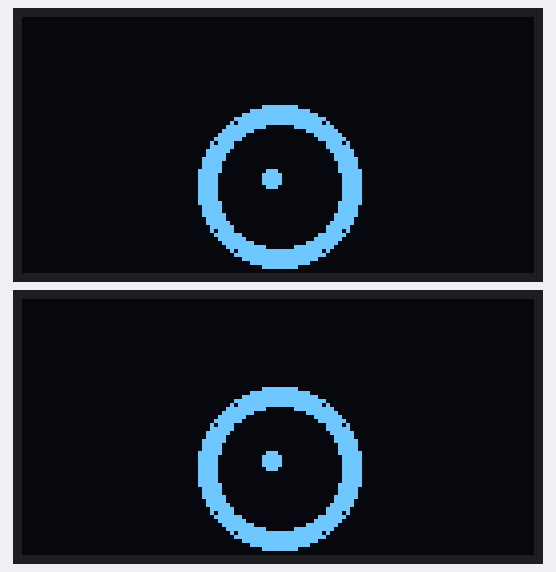
The sketch below on a simulated Arduino Uno, built with avr-gcc and run on an emulated ATmega328P. Shown: 2 × 128×64 one-colour display. Random numbers use the default seed unless the sketch sets one; what the sketch prints to the serial monitor is not drawn.

Above: at 0.3 s.
At 4.2 s:
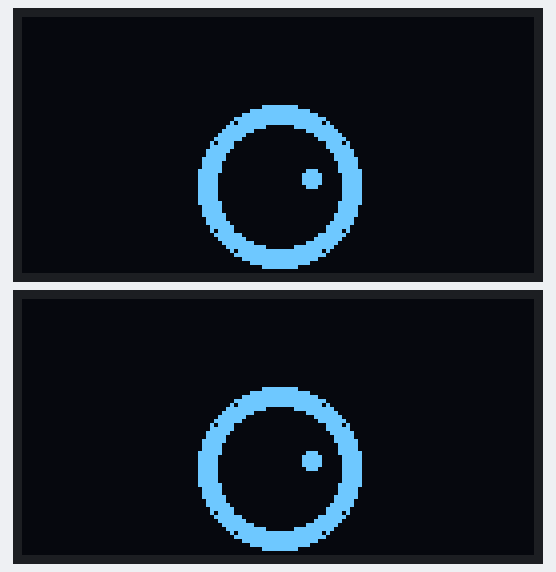
At 8.3 s:
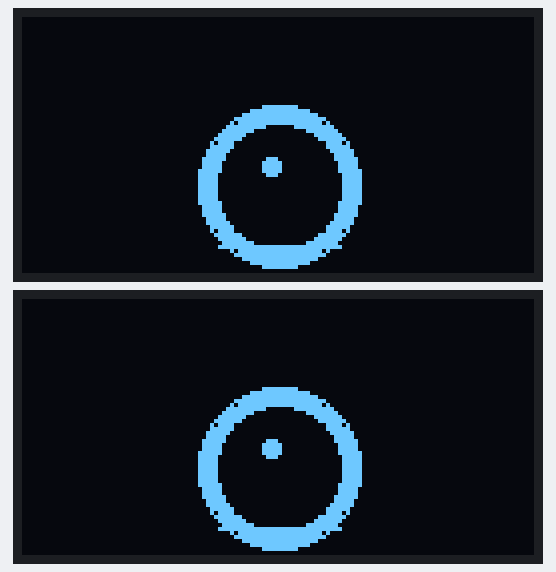
At 16.4 s:
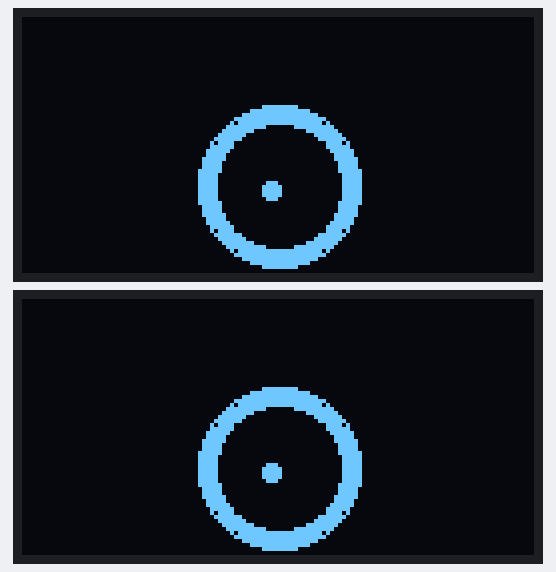
At 32.8 s:
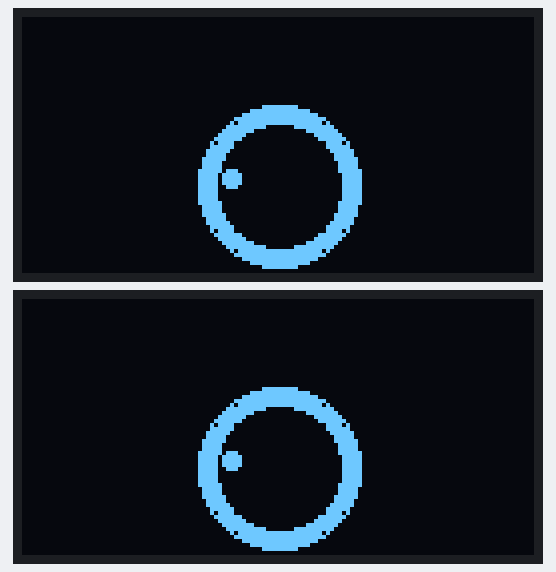
At 36.9 s:
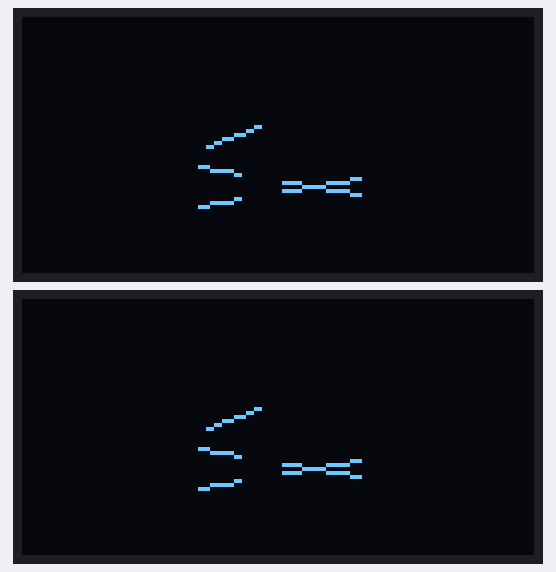

Measured:
- what the display in image 0 shows lasts 3.8 s, from 0.3 s to 4.1 s
- what the display in image 1 shows lasts 4.1 s, from 4.1 s to 8.2 s
- what the display in image 2 shows lasts 8.2 s, from 8.2 s to 16.4 s
- what the display in image 3 shows lasts 8.2 s, from 16.4 s to 24.6 s
- what the display in image 4 shows lasts 4.1 s, from 32.7 s to 36.8 s

The sketch:

eyes_animation_advanced.ino
```cpp
/*
 * Advanced Eyes Animation with Expression Support
 * This version includes expressions: happy, sad, angry, surprised
 */

#include <Wire.h>
#include <Adafruit_GFX.h>
#include <Adafruit_SSD1306.h>

#define SCREEN_WIDTH 128
#define SCREEN_HEIGHT 64
#define OLED_RESET -1
#define DISPLAY_I2C_ADDRESS 0x3C

Adafruit_SSD1306 display1(SCREEN_WIDTH, SCREEN_HEIGHT, &Wire, OLED_RESET);
Adafruit_SSD1306 display2(SCREEN_WIDTH, SCREEN_HEIGHT, &Wire, OLED_RESET);

// Eye parameters
int eyeCenterX = SCREEN_WIDTH / 2;
int eyeCenterY = SCREEN_HEIGHT / 2;
int pupilRadius = 5;
int eyeRadius = 20;
int eyeOffsetY = 10;

// Animation states
enum AnimationState {
  IDLE,
  HAPPY,
  SAD,
  ANGRY,
  SURPRISED,
  BLINKING,
  LOOK_LEFT,
  LOOK_RIGHT
};

int currentAnimation = IDLE;
unsigned long lastAnimationChange = 0;
unsigned long animationDuration = 4000;
int blinkCounter = 0;

void setup() {
  Serial.begin(9600);
  Wire.begin();
  delay(100);

  if (!display1.begin(SSD1306_SWITCHCAPVCC, DISPLAY_I2C_ADDRESS)) {
    Serial.println(F("Display 1 failed"));
    while (1);
  }

  if (!display2.begin(SSD1306_SWITCHCAPVCC, DISPLAY_I2C_ADDRESS)) {
    Serial.println(F("Display 2 failed"));
    while (1);
  }

  display1.clearDisplay();
  display2.clearDisplay();
  display1.display();
  display2.display();

  Serial.println(F("Advanced Eyes initialized!"));
}

void loop() {
  // Change animation every few seconds
  if (millis() - lastAnimationChange > animationDuration) {
    currentAnimation = random(0, 8);
    lastAnimationChange = millis();
    blinkCounter = 0;
  }

  switch (currentAnimation) {
    case IDLE:
      drawNormalEyes(0, 0);
      break;
    case HAPPY:
      drawHappyExpression();
      break;
    case SAD:
      drawSadExpression();
      break;
    case ANGRY:
      drawAngryExpression();
      break;
    case SURPRISED:
      drawSurprisedExpression();
      break;
    case BLINKING:
      drawBlinkingAnimation();
      break;
    case LOOK_LEFT:
      drawNormalEyes(-10, 0);
      break;
    case LOOK_RIGHT:
      drawNormalEyes(10, 0);
      break;
  }

  delay(40);
}

// Draw normal eyes looking in a direction
void drawNormalEyes(int offsetX, int offsetY) {
  display1.clearDisplay();
  display2.clearDisplay();

  drawEye(display1, eyeCenterX, eyeCenterY + eyeOffsetY, eyeRadius, offsetX, offsetY, false, false);
  drawEye(display2, eyeCenterX, eyeCenterY + eyeOffsetY, eyeRadius, offsetX, offsetY, false, false);

  display1.display();
  display2.display();
}

// Happy expression (curved eyes, upward pupils)
void drawHappyExpression() {
  display1.clearDisplay();
  display2.clearDisplay();

  // Draw happy eyes
  drawEye(display1, eyeCenterX, eyeCenterY + eyeOffsetY, eyeRadius, 0, -3, true, false);
  drawEye(display2, eyeCenterX, eyeCenterY + eyeOffsetY, eyeRadius, 0, -3, true, false);

  // Draw smile (arc at bottom)
  display1.drawLine(eyeCenterX - 15, eyeCenterY + eyeOffsetY + 15, eyeCenterX + 15, eyeCenterY + eyeOffsetY + 15, SSD1306_WHITE);
  display2.drawLine(eyeCenterX - 15, eyeCenterY + eyeOffsetY + 15, eyeCenterX + 15, eyeCenterY + eyeOffsetY + 15, SSD1306_WHITE);

  display1.display();
  display2.display();
}

// Sad expression (curved eyes downward, downward pupils)
void drawSadExpression() {
  display1.clearDisplay();
  display2.clearDisplay();

  // Draw sad eyes
  drawEye(display1, eyeCenterX, eyeCenterY + eyeOffsetY, eyeRadius, 0, 3, false, true);
  drawEye(display2, eyeCenterX, eyeCenterY + eyeOffsetY, eyeRadius, 0, 3, false, true);

  // Draw tears (small circles below eyes)
  display1.fillCircle(eyeCenterX - 10, eyeCenterY + eyeOffsetY + 25, 2, SSD1306_WHITE);
  display2.fillCircle(eyeCenterX - 10, eyeCenterY + eyeOffsetY + 25, 2, SSD1306_WHITE);

  display1.display();
  display2.display();
}

// Angry expression (downward slant, narrower eyes)
void drawAngryExpression() {
  display1.clearDisplay();
  display2.clearDisplay();

  int angryY = eyeCenterY + eyeOffsetY;

  // Draw angry eyes (tilted)
  display1.drawLine(eyeCenterX - eyeRadius, angryY - 5, eyeCenterX + eyeRadius, angryY + 2, SSD1306_WHITE);
  display1.drawLine(eyeCenterX - eyeRadius, angryY + 5, eyeCenterX + eyeRadius, angryY - 2, SSD1306_WHITE);
  display1.fillCircle(eyeCenterX - 5, angryY, pupilRadius, SSD1306_BLACK);

  display2.drawLine(eyeCenterX - eyeRadius, angryY - 5, eyeCenterX + eyeRadius, angryY + 2, SSD1306_WHITE);
  display2.drawLine(eyeCenterX - eyeRadius, angryY + 5, eyeCenterX + eyeRadius, angryY - 2, SSD1306_WHITE);
  display2.fillCircle(eyeCenterX - 5, angryY, pupilRadius, SSD1306_BLACK);

  // Draw angry eyebrows
  display1.drawLine(eyeCenterX - 18, angryY - 10, eyeCenterX - 5, angryY - 15, SSD1306_WHITE);
  display2.drawLine(eyeCenterX - 18, angryY - 10, eyeCenterX - 5, angryY - 15, SSD1306_WHITE);

  display1.display();
  display2.display();
}

// Surprised expression (large eyes, raised eyebrows)
void drawSurprisedExpression() {
  display1.clearDisplay();
  display2.clearDisplay();

  int largeRadius = eyeRadius + 5;
  int surprisedY = eyeCenterY + eyeOffsetY - 3;

  // Draw large surprised eyes
  display1.drawCircle(eyeCenterX, surprisedY, largeRadius, SSD1306_WHITE);
  display1.fillCircle(eyeCenterX, surprisedY, largeRadius - 1, SSD1306_WHITE);

  display2.drawCircle(eyeCenterX, surprisedY, largeRadius, SSD1306_WHITE);
  display2.fillCircle(eyeCenterX, surprisedY, largeRadius - 1, SSD1306_WHITE);

  // Draw pupils (small and centered)
  display1.fillCircle(eyeCenterX, surprisedY, 3, SSD1306_BLACK);
  display1.fillCircle(eyeCenterX - 1, surprisedY - 1, 1, SSD1306_WHITE);

  display2.fillCircle(eyeCenterX, surprisedY, 3, SSD1306_BLACK);
  display2.fillCircle(eyeCenterX - 1, surprisedY - 1, 1, SSD1306_WHITE);

  // Draw raised eyebrows
  display1.drawLine(eyeCenterX - 20, surprisedY - 25, eyeCenterX - 5, surprisedY - 28, SSD1306_WHITE);
  display2.drawLine(eyeCenterX - 20, surprisedY - 25, eyeCenterX - 5, surprisedY - 28, SSD1306_WHITE);

  // Draw O mouth (surprised)
  display1.drawCircle(eyeCenterX, eyeCenterY + 35, 5, SSD1306_WHITE);
  display2.drawCircle(eyeCenterX, eyeCenterY + 35, 5, SSD1306_WHITE);

  display1.display();
  display2.display();
}

// Blinking animation
void drawBlinkingAnimation() {
  static unsigned long lastBlinkTime = 0;
  unsigned long currentTime = millis();

  if (currentTime - lastBlinkTime > 80) {
    blinkCounter++;
    lastBlinkTime = currentTime;
  }

  if (blinkCounter > 8) {
    currentAnimation = IDLE;
    blinkCounter = 0;
    return;
  }

  display1.clearDisplay();
  display2.clearDisplay();

  int openAmount = (blinkCounter < 3) ? (3 - blinkCounter) : (blinkCounter - 3);

  if (openAmount > 0) {
    drawEyePartial(display1, eyeCenterX, eyeCenterY + eyeOffsetY, eyeRadius, openAmount);
    drawEyePartial(display2, eyeCenterX, eyeCenterY + eyeOffsetY, eyeRadius, openAmount);
  }

  display1.display();
  display2.display();
}

// Draw a single eye with optional expressions
void drawEye(Adafruit_SSD1306 &display, int centerX, int centerY, int radius,
             int pupilOffsetX, int pupilOffsetY, bool happy, bool sad) {

  // Draw eye white
  display.drawCircle(centerX, centerY, radius, SSD1306_WHITE);
  display.fillCircle(centerX, centerY, radius - 1, SSD1306_WHITE);

  // Draw iris
  display.fillCircle(centerX, centerY, radius - 4, SSD1306_BLACK);
  display.drawCircle(centerX, centerY, radius - 4, SSD1306_WHITE);

  // Draw pupil
  int pupilX = constrain(centerX + pupilOffsetX, centerX - radius + 8, centerX + radius - 8);
  int pupilY = constrain(centerY + pupilOffsetY, centerY - radius + 8, centerY + radius - 8);

  display.fillCircle(pupilX, pupilY, pupilRadius, SSD1306_BLACK);
  display.fillCircle(pupilX - 2, pupilY - 2, 2, SSD1306_WHITE);

  // Draw expression lines
  if (happy) {
    // Happy eye curve
    display.drawLine(centerX - 15, centerY + 3, centerX + 15, centerY + 3, SSD1306_BLACK);
  }

  if (sad) {
    // Sad eye curve
    display.drawLine(centerX - 15, centerY - 3, centerX + 15, centerY - 3, SSD1306_BLACK);
  }
}

// Draw partial eye (for blinking)
void drawEyePartial(Adafruit_SSD1306 &display, int centerX, int centerY, int radius, int openAmount) {
  int height = (openAmount * radius) / 3;

  for (int i = -radius; i <= radius; i++) {
    if (abs(i) <= radius) {
      display.drawLine(centerX + i, centerY - height, centerX + i, centerY + height, SSD1306_WHITE);
    }
  }

  if (openAmount > 1) {
    display.fillCircle(centerX, centerY, 2, SSD1306_BLACK);
  }
}
```
